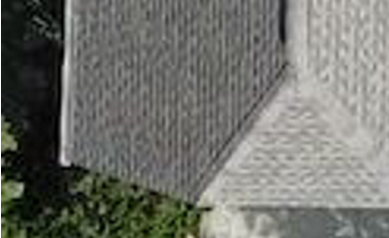
#> input picture top_roof/a.png, 389 x 238 px; its folder holds 4 pictures in this run
$ python surface_reconstruction.py
#> lines starting #> are read from the running program, lines starting #| are printed output that depends on the picture
import cv2
import numpy as np
import os

def stitch_images(images):
    # Initialize OpenCV stitcher
    stitcher = cv2.Stitcher_create()

    # Stitch images together
    status, stitched = stitcher.stitch(images)

    if status == cv2.Stitcher_OK:
        return stitched
    else:
        print("Stitching failed with status:", status)
        return None


def load_images_from_folder(folder):
    """Loads all images from a given folder, regardless of type, without using glob."""
#> called with folder = './top_roof'
    valid_extensions = {".jpg", ".jpeg", ".png", ".bmp", ".tiff", ".tif"}

    # Get all file names in the folder
    files = os.listdir(folder)

    # Filter and load images
    images = []
    for file in sorted(files):  # Sorting to maintain order
        ext = os.path.splitext(file)[1].lower()  # Extract file extension
        if ext in valid_extensions:
            img_path = os.path.join(folder, file)
            img = cv2.imread(img_path)
#> img is the input picture: shape (238, 389, 3); mean B, G, R 108.2, 114.2, 113
            if img is not None:
                images.append(img)

    print(f"Loaded {len(images)} images.")
    return images

images = load_images_from_folder("./top_roof")

stitch = stitch_images(images)
#> in stitch_images, `status, stitched = stitcher.stitch(images)`:
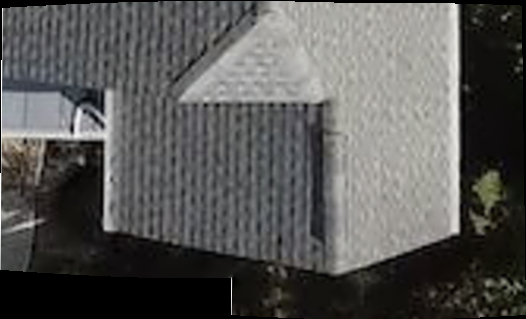
#> stitched: shape (319, 526, 3); mean of channels 0, 1, 2 85.4, 87, 87.5; drawn as B, G, R


if stitch is not None:
    cv2.imshow("Stitched Roof", stitch)
    cv2.waitKey(0)
    cv2.destroyAllWindows()
    cv2.imwrite("stitched_roof.jpg", stitch)
